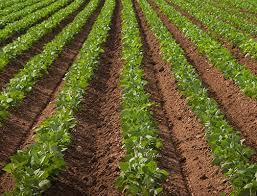
#> input picture poc_detector/images/crop_row_image.jpeg, 257 x 196 px, found by its file name
$ python color_segmentator.py   (Python 2 division)
#> lines starting #> are read from the running program, lines starting #| are printed output that depends on the picture; after the words box and inside, x2 and y2 are one past the last pixel; in counts of white or black regions, pixels touching at a corner belong together
import numpy as np
import cv2
import matplotlib.pyplot as plt
from mpl_toolkits.mplot3d import Axes3D
from matplotlib import colors
from matplotlib import cm
import os


class SegmetationByColor():
    def __init__(self, target_directory=None):
        self.__target_directory = target_directory

    def process(self,working_path, name, target_path):
#> called with working_path = '/home/operador/Documentos/', name = 'crop_row_image.jpeg', target_path = '/home/operador/Documentos/'
        print "Filename: {}".format(working_path + name)
        image = cv2.imread(working_path + name)
#> image is the input picture: shape (196, 257, 3); mean B, G, R 44.3, 96.5, 101.4
        #image = cv2.cvtColor(image, cv2.COLOR_BGR2RGB)
        hsv = cv2.cvtColor(image, cv2.COLOR_BGR2HSV)
#> hsv: shape (196, 257, 3); mean H, S, V 25.8, 158.7, 110
        h,s,v = cv2.split(hsv)
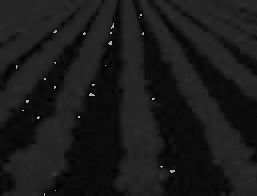
#> h: shape (196, 257); min 0, max 179, mean 25.8
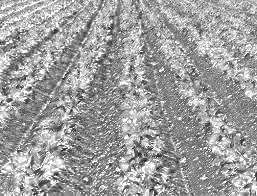
#> s: shape (196, 257); min 25, max 255, mean 158.7
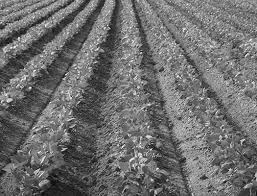
#> v: shape (196, 257); min 1, max 255, mean 110
        l_green = np.uint8([[[62, 107, 88]]])
        h_green = np.uint8([[[89, 128, 120]]])
        l_hsv = cv2.cvtColor(l_green,cv2.COLOR_BGR2HSV)
        h_hsv =  cv2.cvtColor(h_green,cv2.COLOR_BGR2HSV)

        #hsv_green = cv2.cvtColor(green,cv2.COLOR_BGR2HSV)
        #Codigo para plotear
        '''
        figure = plt.figure()
        axis = figure.add_subplot(1,1,1,projection="3d")
        pixel_colors = image.reshape((np.shape(image)[0]*np.shape(image)[1], 3))
        norm = colors.Normalize(vmin=-1.,vmax=1.)
        norm.autoscale(pixel_colors)
        pixel_colors = norm(pixel_colors).tolist()
        axis.scatter(h.flatten(),s.flatten(), v.flatten(), facecolors=pixel_colors, marker=".")
        axis.set_xlabel("Hue")
        axis.set_ylabel("Saturation")
        axis.set_zlabel("Value")
        plt.show()
        '''
        # [32 lines of commented-out code are left out]
        mask = cv2.inRange(hsv, (25, 100, 100), (125, 225, 225))# 65
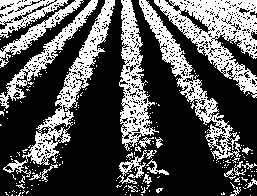
#> mask: shape (196, 257); 32.8% white; 218 white regions (194 under 20 px), largest, box (x1, y1, x2, y2) and area: (154, 0, 257, 98) 3966, (3, 0, 115, 177) 2849, (139, 0, 241, 161) 2454
        res = cv2.bitwise_and(image,image, mask=mask)
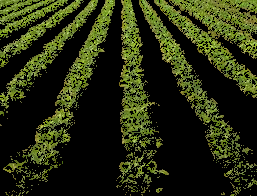
#> res: shape (196, 257, 3); mean B, G, R 16.3, 44.4, 38.5
        cv2.imshow('mask',mask)
        cv2.imshow('image',image)
        cv2.imshow('result',res)

        cv2.waitKey(0)
        cv2.destroyAllWindows()
        name = name.split('.')[0] + '_mask.JPG'
        self.save_image(target_path + name, mask)
        #result = cv2.bitwise_and(hsv, hsv, mask=mask)

    def save_image(self,filename, image):
        cv2.imwrite(filename, image)

if __name__ == "__main__":
    working_path = "/home/operador/Documentos/"
    target_path = "/home/operador/Documentos/"
    name = "crop_row_image.jpeg"
    color_segmentator = SegmetationByColor()
    color_segmentator.process(working_path, name, target_path)
    # [7 lines of commented-out code are left out]
